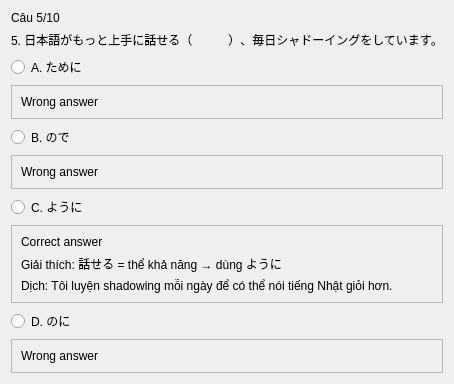
               <widget class="QWidget" name="page_11">
                <layout class="QVBoxLayout" name="verticalLayout_64">
                 <item>
                  <widget class="QLabel" name="label_92">
                   <property name="text">
                    <string>Câu 5/10</string>
                   </property>
                  </widget>
                 </item>
                 <item>
                  <widget class="QLabel" name="label_93">
                   <property name="text">
                    <string>5. 日本語がもっと上手に話せる（　　　）、毎日シャドーイングをしています。</string>
                   </property>
                  </widget>
                 </item>
                 <item>
                  <widget class="QRadioButton" name="radioButton_41">
                   <property name="text">
                    <string>A. ために</string>
                   </property>
                  </widget>
                 </item>
                 <item>
                  <widget class="QFrame" name="frame_57">
                   <property name="frameShape">
                    <enum>QFrame::StyledPanel</enum>
                   </property>
                   <property name="frameShadow">
                    <enum>QFrame::Raised</enum>
                   </property>
                   <layout class="QVBoxLayout" name="verticalLayout_65">
                    <item>
                     <widget class="QLabel" name="label_116">
                      <property name="text">
                       <string>Wrong answer</string>
                      </property>
                     </widget>
                    </item>
                   </layout>
                  </widget>
                 </item>
                 <item>
                  <widget class="QRadioButton" name="radioButton_42">
                   <property name="text">
                    <string>B. ので</string>
                   </property>
                  </widget>
                 </item>
                 <item>
                  <widget class="QFrame" name="frame_58">
                   <property name="frameShape">
                    <enum>QFrame::StyledPanel</enum>
                   </property>
                   <property name="frameShadow">
                    <enum>QFrame::Raised</enum>
                   </property>
                   <layout class="QVBoxLayout" name="verticalLayout_66">
                    <item>
                     <widget class="QLabel" name="label_117">
                      <property name="text">
                       <string>Wrong answer</string>
                      </property>
                     </widget>
                    </item>
                   </layout>
                  </widget>
                 </item>
                 <item>
                  <widget class="QRadioButton" name="radioButton_43">
                   <property name="text">
                    <string>C. ように</string>
                   </property>
                  </widget>
                 </item>
                 <item>
                  <widget class="QFrame" name="frame_59">
                   <property name="frameShape">
                    <enum>QFrame::StyledPanel</enum>
                   </property>
                   <property name="frameShadow">
                    <enum>QFrame::Raised</enum>
                   </property>
                   <layout class="QVBoxLayout" name="verticalLayout_67">
                    <item>
                     <widget class="QLabel" name="label_120">
                      <property name="text">
                       <string>Correct answer</string>
                      </property>
                     </widget>
                    </item>
                    <item>
                     <widget class="QLabel" name="label_119">
                      <property name="text">
                       <string>Giải thích: 話せる = thể khả năng → dùng ように</string>
                      </property>
                     </widget>
                    </item>
                    <item>
                     <widget class="QLabel" name="label_118">
                      <property name="text">
                       <string>Dịch: Tôi luyện shadowing mỗi ngày để có thể nói tiếng Nhật giỏi hơn.</string>
                      </property>
                     </widget>
                    </item>
                   </layout>
                  </widget>
                 </item>
                 <item>
                  <widget class="QRadioButton" name="radioButton_44">
                   <property name="text">
                    <string>D. のに</string>
                   </property>
                  </widget>
                 </item>
                 <item>
                  <widget class="QFrame" name="frame_60">
                   <property name="frameShape">
                    <enum>QFrame::StyledPanel</enum>
                   </property>
                   <property name="frameShadow">
                    <enum>QFrame::Raised</enum>
                   </property>
                   <layout class="QVBoxLayout" name="verticalLayout_68">
                    <item>
                     <widget class="QLabel" name="label_121">
                      <property name="text">
                       <string>Wrong answer</string>
                      </property>
                     </widget>
                    </item>
                   </layout>
                  </widget>
                 </item>
                </layout>
               </widget>
